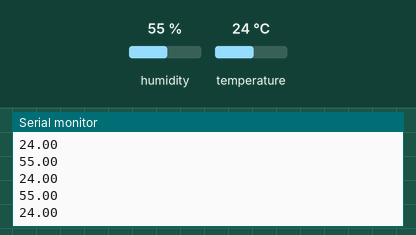
Simulated run of this sketch. Board: Arduino Uno, built with avr-gcc and run on an emulated ATmega328P. Parts: the last lines printed to the serial monitor. The inputs (shaded band) are chosen by the test bench; at power-on: humidity 55 %, temperature 24 °C. WiFi joins after 1.5 s; servers stay silent unless stated; uploads are accepted with an empty reply.

Above: at 3.2 s.
3.3 s: humidity set to 22 %
At 6.4 s:
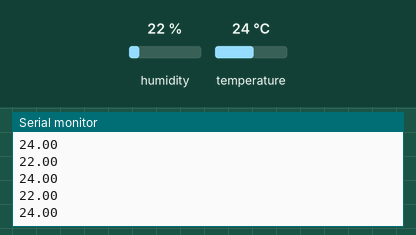
6.5 s: temperature set to 12 °C
At 7.9 s:
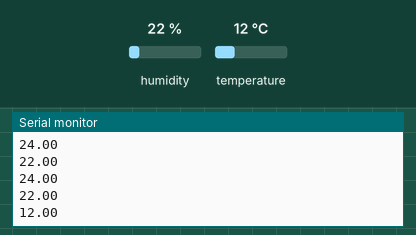
9.7 s: humidity set to 40 %
At 10.7 s:
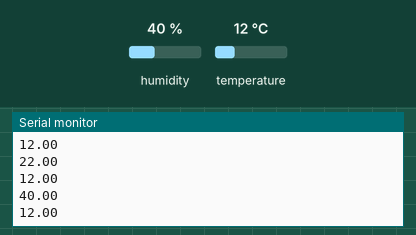
Timing chart, 0 to 12.7 s (numbered marks = the images above; inputs shaded):
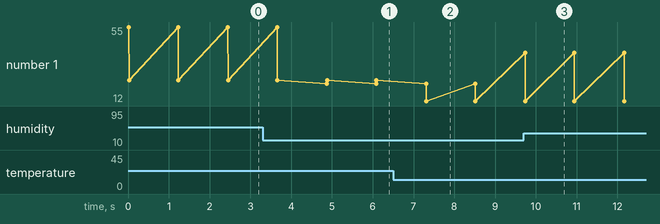

Measured:
- after the input at 3.3 s, the serial monitor: prints a new line after 1.6 s (image 1)
- after the input at 6.5 s, the serial monitor: prints a new line after 0.81 s (image 2)
- after the input at 9.7 s, the serial monitor: prints a new line at once (image 3)
- plotted number 1: 24 → 12 after the input at 6.5 s

The sketch:

Airnav_final.ver.ino
```cpp
#include <SPI.h>
#include <HttpClient.h>
#include <Ethernet.h>
#include <EthernetClient.h>
#include "DHT.h"

#define DHTPIN 3
#define DHTTYPE DHT11

DHT dht(DHTPIN, DHTTYPE);

String id = "loc_03";
bool alarm;

byte mac[] = {0xDE, 0xAD, 0xBE, 0xEF, 0xFE, 0xED};
byte ip[] = {172, 10, 16, 2};
byte gw[] = {172, 10, 16, 1};
byte subnet[] = {255, 255, 255, 0};

void setup() {
  Serial.begin(9600);
  Ethernet.begin(mac, ip, gw, gw, subnet);
  dht.begin();
}

void loop() {
  EthernetClient client;
  HttpClient http(client);

  float hum = dht.readHumidity();
  float temp = dht.readTemperature();
  if (temp > 25.0) {
    alarm = 1;
  }
  else {
    alarm = 0;
  }
  Serial.println(hum);
  Serial.println(temp);
  String tempt = "/navigasi/get_data.php?id=" + String(id) + "&temp=" + String(temp) + "&hum=" + String(hum) + "&alarm=" + String(alarm);
  http.get("172.10.16.1", tempt.c_str());
  http.stop();
  delay(1000);
}
```
